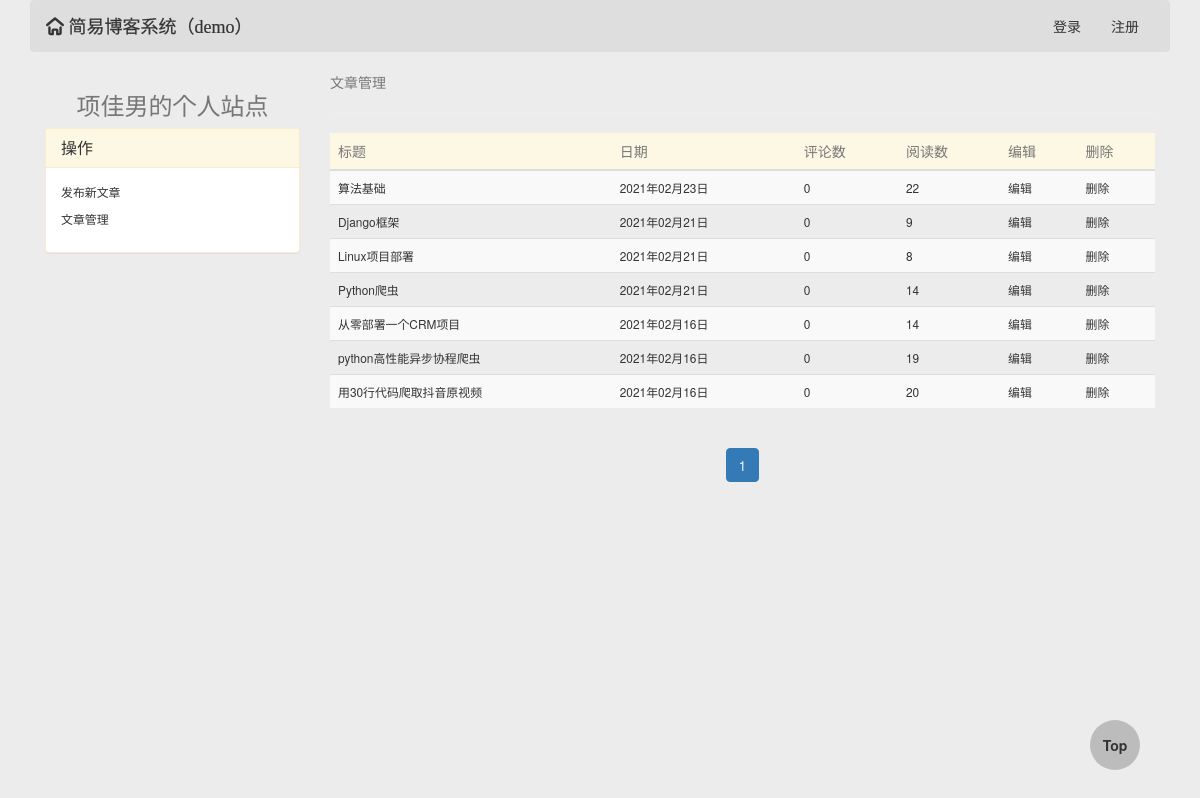
/项佳男/article_manager/, run on an earlier commit of the app's database.
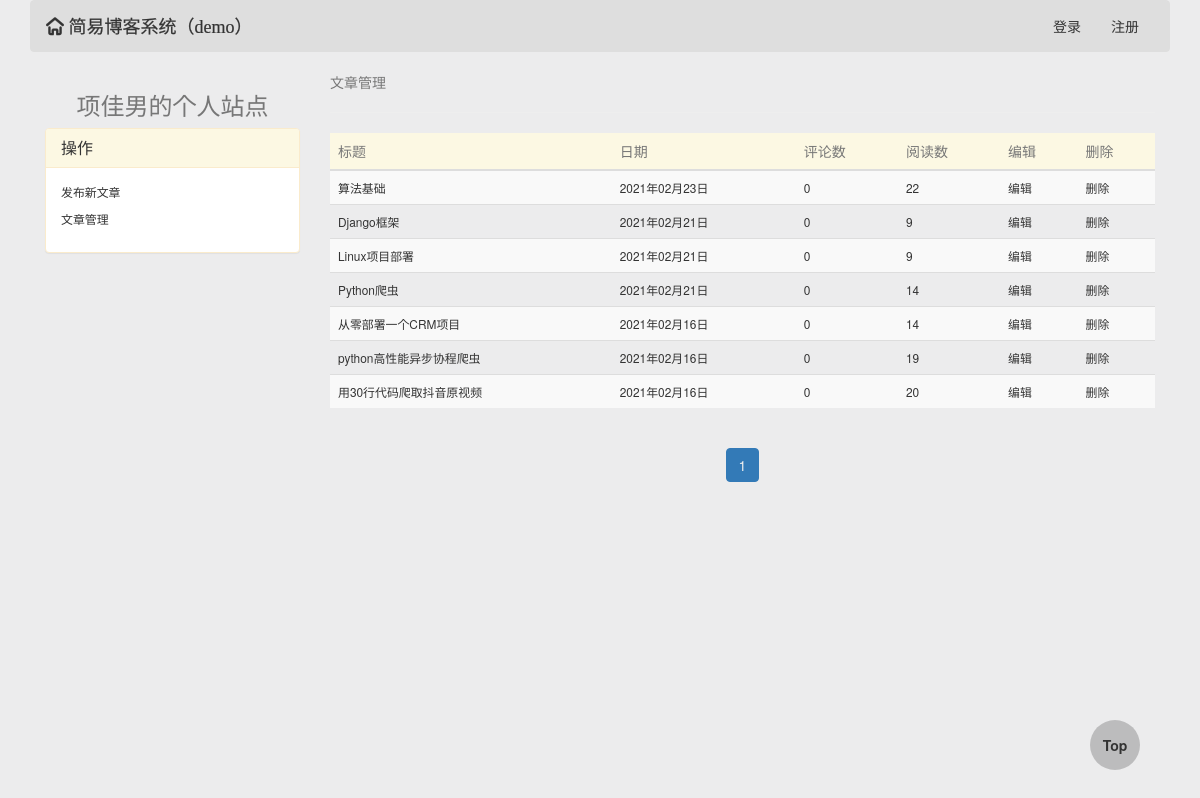
And on a later commit of the database.
### blog/models.py (models this page shows, shortened)
class Article(models.Model):
    title = models.CharField(max_length=64, verbose_name='文章标题')
    desc = models.CharField(max_length=256, verbose_name='文章描述信息')
    create_time = models.DateTimeField(auto_now_add=True, verbose_name='文章创建日期')
    content = models.TextField()
    view_count = models.IntegerField(default=0)
    like_count = models.IntegerField(default=0)
    dislike_count = models.IntegerField(default=0)
    comment_count = models.IntegerField(default=0)
    user = models.ForeignKey('UserInfo', on_delete=models.CASCADE)
    tag = models.ManyToManyField('Tag')

### blog/templatetags/my_tags.py (called while the page is built)
@register.inclusion_tag('parts/header.html')
def get_header_style(request):
    form_login = UserFormLogin()
    form_reg = UserFormReg()
    username = UserInfo.objects.filter(username=request.user.username).first()
    blog_site = BlogSite.objects.filter(userinfo=username).first()
    return {'form_login': form_login, 'form_reg': form_reg, 'request': request, 'blog_site': blog_site}

@register.inclusion_tag('parts/paginator.html')
def get_paginator_style(current_page, page_range, current_page_num):
    return {'current_page': current_page, 'page_range': page_range, 'current_page_num': current_page_num}

@register.inclusion_tag('parts/side-left-manager.html')
def get_side_left_manager_style(request, username):
    blog_site = BlogSite.objects.filter(userinfo__username=username).first()
    return {'request': request, 'username': username, 'blog_site': blog_site}

### blog/views.py (called while the page is built)
def user_article_manager(request, username):
    article_list = Article.objects.filter(user__username=username).order_by('-create_time')
    current_page, page_range, current_page_num = my_paginator(request, article_list, 10)
    return render(request, 'user-article-manager.html', locals())

### templates/user-article-manager.html (shortened to what this page needs)
{% extends "base0.html" %}
{% block body %}
    <div class="header">
        {% load my_tags %}
        {% get_header_style request %}
    </div>
    <div class="col-md-3">
        {% load my_tags %}
        {% get_side_left_manager_style request username %}
    </div>
    <div class="col-md-9">
        <span class="text-muted">文章管理</span>
        <hr>
        <table class="table table-striped table-hover">
            <thead>
            <tr class="warning text-muted">
                <th>标题</th>
                <th>日期</th>
                <th>评论数</th>
                <th>阅读数</th>
                <th>编辑</th>
                <th>删除</th>
            </tr>
            </thead>
            <tbody>
            {% for article in current_page %}
                <tr class="small">
                    <td><a href="/{{ article.user.username }}/articles/{{ article.id }}">{{ article.title }}</a></td>
                    <td>{{ article.create_time|date:'Y年m月d日' }}</td>
                    <td>{{ article.comment_count }}</td>
                    <td>{{ article.view_count }}</td>
                    <th><a href="/{{ username }}/article_manager/article_change/{{ article.id }}">编辑</a></th>
                    <th><a href="/{{ username }}/article_manager/article_delete/{{ article.id }}/">删除</a></th>
                </tr>
            {% endfor %}
            </tbody>
        </table>
        {% load my_tags %}
        {% get_paginator_style current_page page_range current_page_num %}
    </div>
{% endblock %}

What changed in the data, as far as the page shows it:
changed Article "Linux项目部署": view_count "8" → "9"
